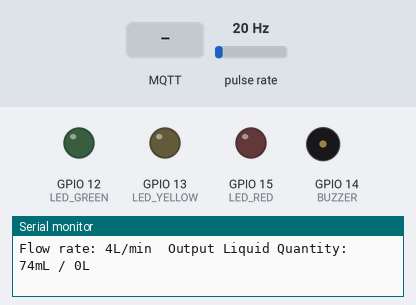
The sketch below on a simulated ESP32-S3. On the bench: output pins drawn as LEDs (lit = HIGH), buzzer (waves = sounding), the last lines printed to the serial monitor. Wiring (inferred from the names in the program): pulse sensor: data GPIO 10. The test bench sets the inputs (shaded band); at power-on: pulse rate 20 Hz. No MQTT or app messages arrive unless stated.

Above: at 1.2 s.
1.3 s: MQTT message "RED" arrives on the first subscribed topic
At 3.2 s:
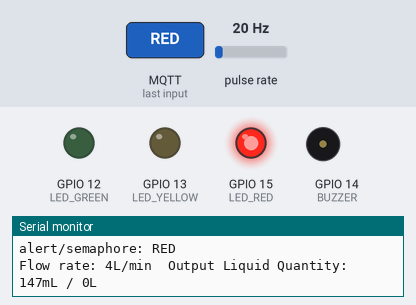
3.5 s: MQTT message "YELLOW" arrives on the first subscribed topic
At 4.7 s:
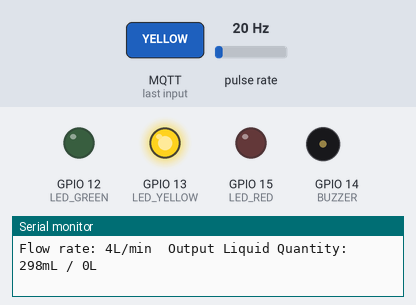
5.0 s: MQTT message "GREEN" arrives on the first subscribed topic
At 5.9 s:
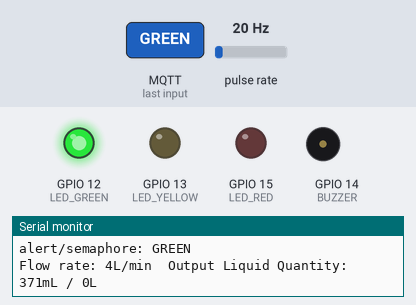
6.5 s: MQTT message "ON" arrives on the second subscribed topic
At 7.0 s:
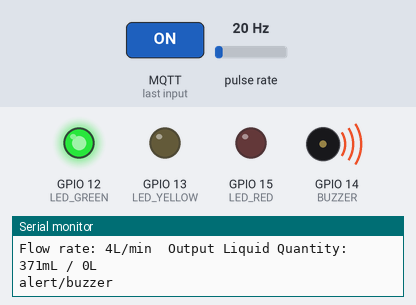
8.0 s: MQTT message "ON" arrives on the first subscribed topic
At 9.2 s:
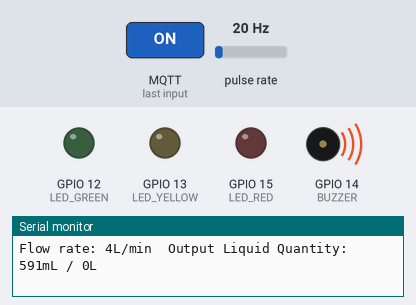
9.5 s: MQTT message "YELLOW" arrives on the first subscribed topic
At 10.6 s:
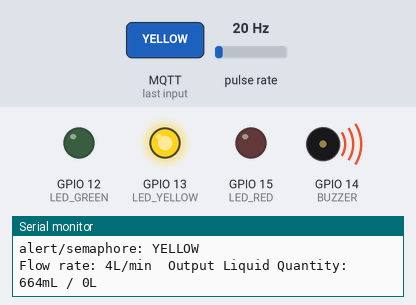
Timing chart, 0 to 12.0 s (numbered marks = the images above; inputs shaded):
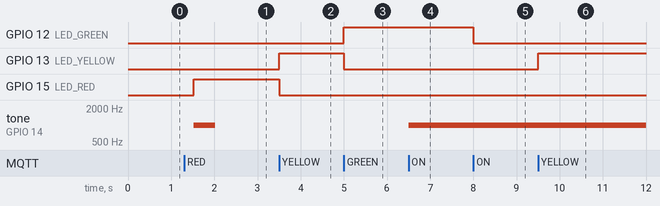

The sketch:

iot.ino
```cpp
#include "EspMQTTClient.h"
#include <ArduinoJson.h>
#include "secrets.h"

#define LED_RED 15     //D8 (GPIO1)
#define LED_YELLOW 13  //D7 (GPIO13)
#define LED_GREEN 12   //D6 (GPIO12)
#define FLOW_SENSOR 10 //SD3 (GPIO10)
#define BUZZER 14      //D5 (GPIO14)

const char *wifiSsid = WIFI_SSID;
const char *wifiPassword = WIFI_PASSWORD;
const char *mqttServerIp = MQTT_SERVER_IP;
const char *mqttUsername = MQTT_USERNAME;
const char *mqttPassword = MQTT_PASSWORD;
const char *mqttClientName = MQTT_CLIENT_NAME;
const short mqttServerPort = MQTT_SERVER_PORT;

bool isRed = false;
// Buzzer configurations
int frequency = 1000; //Specified in Hz
int timeOn = 500;     //specified in milliseconds
int timeOff = 500;    //specified in millisecods

// Flow Sensor
long currentMillis = 0;
long previousMillis = 0;
int interval = 1000;
boolean ledState = LOW;
float calibrationFactor = 4.5;
volatile byte pulseCount;
byte pulse1Sec = 0;
float flowRate;
unsigned int flowMilliLitres;
unsigned long totalMilliLitres;

StaticJsonDocument<200> flowJson;

EspMQTTClient client(wifiSsid, wifiPassword, mqttServerIp, mqttUsername,
                     mqttPassword, mqttClientName, mqttServerPort);

void IRAM_ATTR pulseCounter()
{
  pulseCount++;
}

void setup()
{
  Serial.begin(115200);
  delay(20);
  Serial.println('\n');

  // Optionnal functionnalities of EspMQTTClient :
  client.enableDebuggingMessages(); // Enable debugging messages sent to serial output
  client.enableHTTPWebUpdater();    // Enable the web updater. User and password default to values of MQTTUsername and MQTTPassword. These can be overrited with enableHTTPWebUpdater("user", "password").

  pinMode(LED_RED, OUTPUT);
  pinMode(LED_YELLOW, OUTPUT);
  pinMode(LED_GREEN, OUTPUT);

  digitalWrite(LED_RED, LOW);
  digitalWrite(LED_YELLOW, LOW);
  digitalWrite(LED_GREEN, LOW);

  pinMode(FLOW_SENSOR, INPUT_PULLUP);

  pulseCount = 0;
  flowRate = 0.0;
  flowMilliLitres = 0;
  totalMilliLitres = 0;
  previousMillis = 0;

  attachInterrupt(digitalPinToInterrupt(FLOW_SENSOR), pulseCounter, FALLING);
}

// This function is called once everything is connected (Wifi and MQTT)
void onConnectionEstablished()
{

  // Subscribe to "mytopic/wildcardtest/#" and display received message to Serial
  client.subscribe("alert/semaphore", [](const String &topic, const String &payload) {
    Serial.println(topic + ": " + payload);

    changeStatus(payload);
  });

  client.subscribe("alert/buzzer", [](const String &topic, const String &payload) {
    Serial.println(topic);

    if (payload == "ON")
    {
      playBuzzer();
    }
    else if (payload == "OFF")
    {
      stopBuzzer();
    }
    else
    {
      playBuzzer();
      stopBuzzer();
    }
  });
}

void changeStatus(const String color)
{
  digitalWrite(LED_RED, color == "RED" ? HIGH : LOW);
  digitalWrite(LED_YELLOW, color == "YELLOW" ? HIGH : LOW);
  digitalWrite(LED_GREEN, color == "GREEN" ? HIGH : LOW);

  if (color == "RED" && !isRed)
  {
    playBuzzer();
    stopBuzzer();
  }
  isRed = color == "RED";
}

void playBuzzer()
{
  tone(BUZZER, frequency);
  delay(timeOn);
}

void stopBuzzer()
{
  noTone(BUZZER);
  delay(timeOff);
}

void flowLoop()
{
  currentMillis = millis();
  if (currentMillis - previousMillis > interval)
  {

    pulse1Sec = pulseCount;
    pulseCount = 0;

    // Because this loop may not complete in exactly 1 second intervals we calculate
    // the number of milliseconds that have passed since the last execution and use
    // that to scale the output. We also apply the calibrationFactor to scale the output
    // based on the number of pulses per second per units of measure (litres/minute in
    // this case) coming from the sensor.
    flowRate = ((1000.0 / (millis() - previousMillis)) * pulse1Sec) / calibrationFactor;
    previousMillis = millis();

    // Divide the flow rate in litres/minute by 60 to determine how many litres have
    // passed through the sensor in this 1 second interval, then multiply by 1000 to
    // convert to millilitres.
    flowMilliLitres = (flowRate / 60) * 1000;

    // Add the millilitres passed in this second to the cumulative total
    totalMilliLitres += flowMilliLitres;

    // Print the flow rate for this second in litres / minute
    Serial.print("Flow rate: ");
    Serial.print(int(flowRate)); // Print the integer part of the variable
    Serial.print("L/min");
    Serial.print("\t"); // Print tab space

    // Print the cumulative total of litres flowed since starting
    Serial.print("Output Liquid Quantity: ");
    Serial.print(totalMilliLitres);
    Serial.print("mL / ");
    Serial.print(totalMilliLitres / 1000);
    Serial.println("L");

    flowJson["rate"] = int(flowRate);
    flowJson["total"] = totalMilliLitres;
    flowJson["time"] = currentMillis;

    String flowString;
    serializeJson(flowJson, flowString);
    if (client.isConnected())
    {
      client.publish("sensor/flow", flowString);
    }
  }
}

void loop()
{
  client.loop();

  flowLoop();
}
```

secrets.h
```cpp
#define WIFI_SSID ""
#define WIFI_PASSWORD ""
#define MQTT_SERVER_IP ""
#define MQTT_USERNAME ""
#define MQTT_PASSWORD ""
#define MQTT_CLIENT_NAME "RMVS_ESP8266"
#define MQTT_SERVER_PORT 1883
```

Measured:
- after the input at 1.3 s, GPIO 15 (LED_RED): LOW → HIGH after 0.22 s; tone on GPIO 14 (BUZZER): silent → 1000 Hz after 0.22 s, → silent 0.50 s later
- after the input at 3.5 s, GPIO 13 (LED_YELLOW): LOW → HIGH at once; GPIO 15 (LED_RED): HIGH → LOW at once
- after the input at 5.0 s, GPIO 12 (LED_GREEN): LOW → HIGH at once; GPIO 13 (LED_YELLOW): HIGH → LOW at once
- after the input at 6.5 s, tone on GPIO 14 (BUZZER): silent → 1000 Hz at once
- after the input at 8.0 s, GPIO 12 (LED_GREEN): HIGH → LOW at once
- after the input at 9.5 s, GPIO 13 (LED_YELLOW): LOW → HIGH at once
